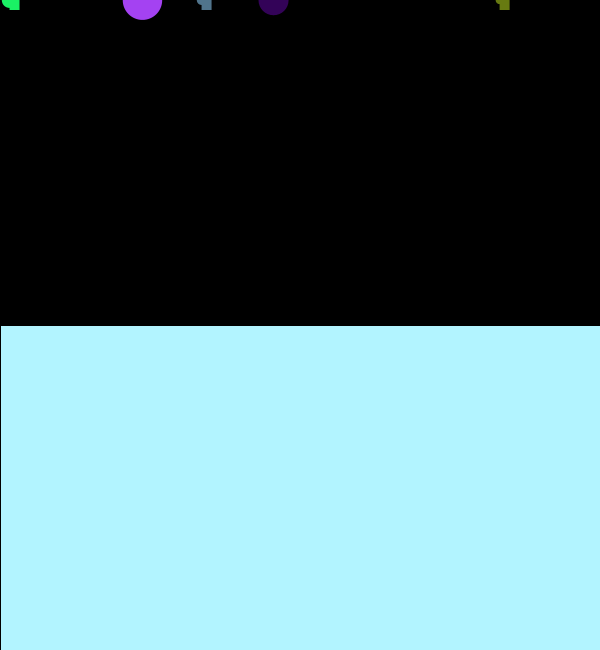
Frame 1 (no input)
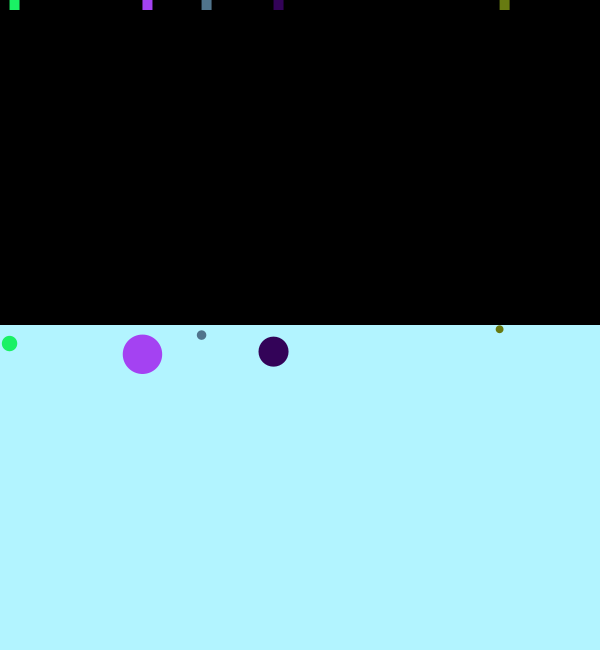
Frame 60 (the mouse pressed at the canvas centre just before this capture)
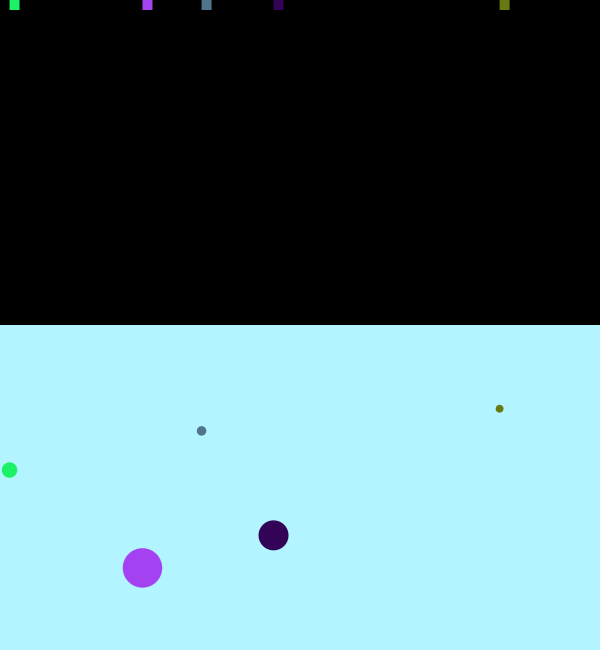
Frame 120 (the mouse held since frame 60 and released just before this capture)

The Processing sketch that drew these frames (run headless with seeded random() and noise(); from frame 60 on, the mouse is pressed at the canvas centre):

// Processing sketch: BallsWithDragForce
// ── BallsWithDragForce.pde
// Fd = -(1/2) * p * ||velocity||² * A * Cd * velocity^
//Fd = Force of Drag
// -(1/2) = menos 1 sobre 2
// p = densidade do fluido
// ||velocity||² = magnitude da velocidade ao quadrado
//A = superficie de contato com o fluido
//Cd = Coeficiente de Drag
//velocity^ = Vector velocity

//simplified
//Fd = -Cd * ||Vel||² * Vel


mover[] movers = new mover[5];

void setup() {
  size(600, 650);
  for (int i = 0; i < movers.length; i++) {
    movers[i] = new mover();
  }
}

void draw() {
  background(0);
  fill(#B2F4FF);
  rect(0, height/2, width, height/2);
  for (mover m : movers) {
    PVector gravity = new PVector(0, 0.2);
    gravity.mult(m.mass);
    m.addForce(gravity);


    if (m.pos.y > height/2) {
      PVector drag = m.vel.copy();
      drag.normalize();
      drag.mult(-1);
      float coeficienteDrag = 0.05;
      float speed = m.vel.mag();
      drag.mult(coeficienteDrag * speed * speed);
      m.addForce(drag);
    }

    m.update();
  }
}

// ── Mover.pde
class mover {
  PVector pos, vel, acel, iniPos;
  float mass;
  color cor;

  mover() {
    cor = color(random(255), random(255), random(255));
    this.pos = new PVector(random(width), 0);
    this.iniPos = pos.copy();
    this.vel = new PVector(0, 0);
    this.acel = new PVector(0, 0);
    this.mass = random(0.4, 3);
  }

  void update() {
    vel.add(acel);
    pos.add(vel);
    render();
    edges();
    acel.mult(0);
  }

void addForce(PVector force){
  PVector aux = PVector.div(force, mass);
  acel.add(aux);
}

  void render() {
    noStroke();
    fill(cor);
    ellipse(pos.x, pos.y, mass * 15, mass * 15);
    rect(iniPos.x, iniPos.y, 10, 10);
  }

  void edges() {
    if (pos.x > width) {
      pos.x = width;
      vel.x *= -1;
    }
    if (pos.x < 0) {
      pos.x = 0;
      vel.x *= -1;
    }
    if (pos.y > height) {
      pos.y = height;
      vel.y *= -1;
    }
  }
}
